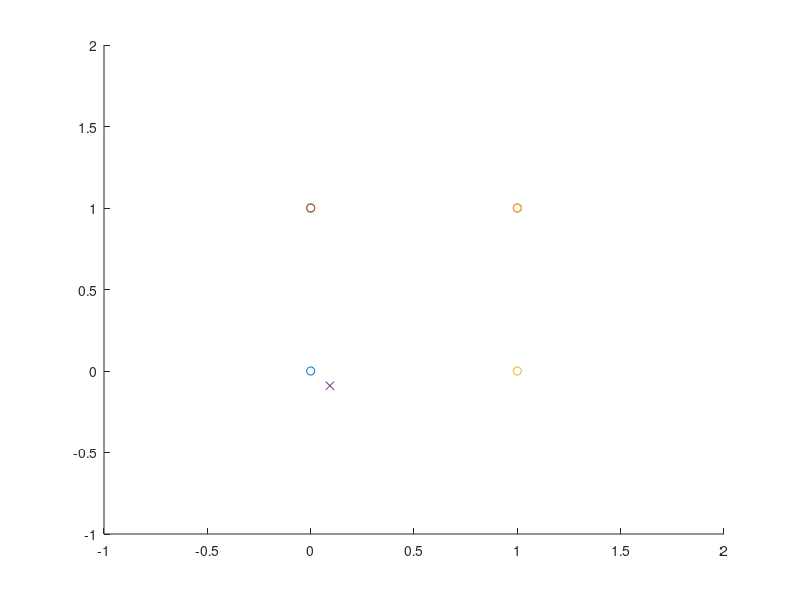

Source code (MATLAB): (Note: this script raises an error after producing the figure.)
% testHW2
clc
close all

% set up rectangle test case
P = [0 0;
    1 0;
    1 1;
    0 1];
q = [1.5 0.5];
q = randn(2,1);

[n,m] = size(P);

figure(1)
hold on
for ii = 2:n
    plot(P(ii-1,:),P(ii,:),'o')
end
plot(q(1), q(2), 'x')
axis([-1 2 -1 2])

d = computeDistancePointToPolygon(P, q);


% Randomly generated figure (not guaranteed to be closed, edges may
% intersect)
% 
% n = 5;
% P = randn(n, 2)/randn(1);
% 
% figure(2)
% hold on
% for ii = 2:n
%     plot(P(:,1),P(:,2))
% end
% plot(q(1), q(2), 'x')
% 
% d = computeDistancePointToPolygon(P, q);



% test computeTangentVectorToPolygon
u = computeTangentVectorToPolygon(P,q);

plot([q(1) q(1)+u(1)],[q(2) q(2)+u(2)])